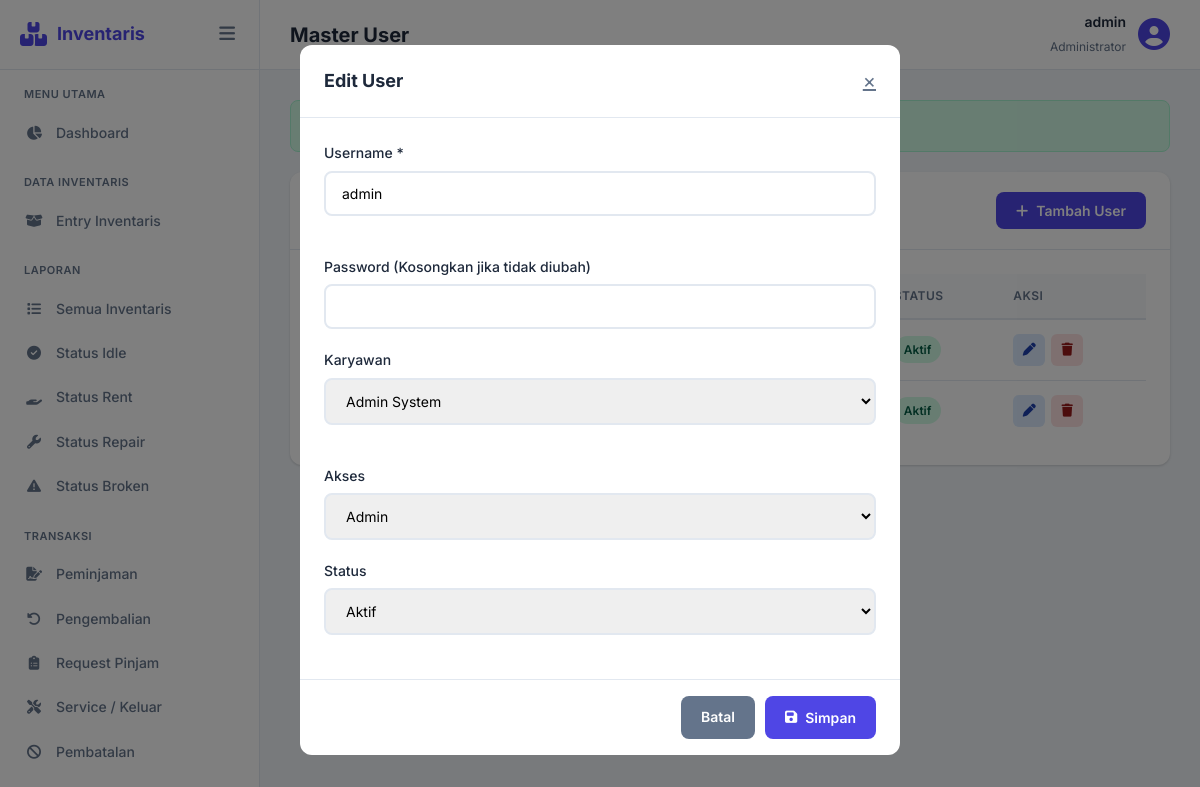
Screenshot of /pages/master/user.php?edit=1 (signed in) with the database file from the repository.
### tables this page shows
CREATE TABLE mUser (
    ID INT AUTO_INCREMENT PRIMARY KEY,
    UserName VARCHAR(100) NOT NULL UNIQUE,
    Password VARCHAR(255) NOT NULL,
    EmployeeID INT,
    Access TINYINT DEFAULT 1 COMMENT '0=Admin, 1=Karyawan',
    Status TINYINT DEFAULT 1 COMMENT '0=tidak aktif, 1=aktif',
    CreatedDate DATETIME DEFAULT CURRENT_TIMESTAMP,
    CreatedBy VARCHAR(100),
    EditDate DATETIME,
    EditBy VARCHAR(100),
    PostDate DATETIME DEFAULT CURRENT_TIMESTAMP ON UPDATE CURRENT_TIMESTAMP,
    FOREIGN KEY (EmployeeID) REFERENCES mEmployee(ID) ON DELETE SET NULL
);

CREATE TABLE mEmployee (
    ID INT AUTO_INCREMENT PRIMARY KEY,
    Code VARCHAR(50) NOT NULL UNIQUE,
    Description VARCHAR(255) NOT NULL,
    Status TINYINT DEFAULT 1 COMMENT '0=tidak aktif, 1=aktif',
    CreatedDate DATETIME DEFAULT CURRENT_TIMESTAMP,
    CreatedBy VARCHAR(100),
    EditDate DATETIME,
    EditBy VARCHAR(100),
    PostDate DATETIME DEFAULT CURRENT_TIMESTAMP ON UPDATE CURRENT_TIMESTAMP
);

### pages/master/user.php (the view, shortened to what this page needs)
<?php
require_once '../../includes/functions.php';
$db = getDB();
$users = $db->query("SELECT u.*, e.Description as EmployeeName FROM mUser u LEFT JOIN mEmployee e ON u.EmployeeID = e.ID ORDER BY u.CreatedDate DESC")->fetchAll();
$employees = $db->query("SELECT * FROM mEmployee WHERE Status=1 ORDER BY Description")->fetchAll();
$editItem = null;
if (isset($_GET['edit'])) {
    $editItem = $db->prepare("SELECT * FROM mUser WHERE ID = ?");
    $editItem->execute([(int)$_GET['edit']]);
    $editItem = $editItem->fetch();
}
include '../../includes/header.php';
?>
<div class="card">
    <div class="card-header">
        <span class="card-title"><i class="fas fa-user-shield"></i> Data User</span>
        <button class="btn btn-primary" data-modal="modalUser"><i class="fas fa-plus"></i> Tambah User</button>
    </div>
    <div class="card-body">
        <table class="data-table">
            <thead>
                <tr><th>ID</th><th>Username</th><th>Karyawan</th><th>Akses</th><th>Status</th><th>Aksi</th></tr>
            </thead>
            <tbody>
                <?php foreach ($users as $u): ?>
                <tr>
                    <td><?php echo $u['ID']; ?></td>
                    <td><strong><?php echo clean($u['UserName']); ?></strong></td>
                    <td><?php echo clean($u['EmployeeName'] ?? '-'); ?></td>
                    <td><?php echo $u['Access'] == 0 ? '<span class="badge badge-rent">Admin</span>' : '<span class="badge badge-idle">Karyawan</span>'; ?></td>
                    <td><?php echo $u['Status'] == 1 ? '<span class="badge badge-idle">Aktif</span>' : '<span class="badge badge-broken">Nonaktif</span>'; ?></td>
                    <td>
                        <div class="action-btns">
                            <a href="user.php?edit=<?php echo $u['ID']; ?>" class="btn-icon btn-edit"><i class="fas fa-pen"></i></a>
                            <form method="POST" class="delete-form" style="display:inline;">
                                <button type="submit" class="btn-icon btn-delete"><i class="fas fa-trash"></i></button>
                            </form>
                        </div>
                    </td>
                </tr>
                <?php endforeach; ?>
            </tbody>
        </table>
    </div>
</div>
<div class="modal-overlay <?php echo $editItem ? 'active' : ''; ?>" id="modalUser">
    <div class="modal">
        <div class="modal-header">
            <span class="modal-title"><?php echo $editItem ? 'Edit' : 'Tambah'; ?> User</span>
            <a href="user.php" class="modal-close">&times;</a>
        </div>
        <form method="POST">
            <div class="modal-body">
                <div class="form-grid">
                    <div class="form-group">
                        <label class="form-label">Username *</label>
                        <input type="text" name="UserName" class="form-input" value="<?php echo $editItem ? clean($editItem['UserName']) : ''; ?>" required>
                    </div>
                    <div class="form-group">
                        <label class="form-label">Password <?php echo $editItem ? '(Kosongkan jika tidak diubah)' : '*'; ?></label>
                        <input type="password" name="Password" class="form-input" <?php echo $editItem ? '' : 'required'; ?>>
                    </div>
                </div>
                <div class="form-grid">
                    <div class="form-group">
                        <label class="form-label">Karyawan</label>
                        <select name="EmployeeID" class="form-input">
                            <?php foreach ($employees as $e): ?>
                            <option value="<?php echo $e['ID']; ?>" <?php echo ($editItem && $editItem['EmployeeID'] == $e['ID']) ? 'selected' : ''; ?>><?php echo clean($e['Description']); ?></option>
                            <?php endforeach; ?>
                        </select>
                    </div>
                    <div class="form-group">
                        <label class="form-label">Akses</label>
                        <select name="Access" class="form-input">
                            <option value="0" <?php echo ($editItem && $editItem['Access']==0) ? 'selected' : ''; ?>>Admin</option>
                        </select>
                    </div>
                </div>
                <div class="form-group">
                    <label class="form-label">Status</label>
                    <select name="Status" class="form-input">
                        <option value="1" <?php echo ($editItem && $editItem['Status']==1) ? 'selected' : ''; ?>>Aktif</option>
                    </select>
                </div>
            </div>
            <div class="modal-footer">
                <a href="user.php" class="btn btn-secondary">Batal</a>
                <button type="submit" class="btn btn-primary"><i class="fas fa-save"></i> Simpan</button>
            </div>
        </form>
    </div>
</div>
<?php include '../../includes/footer.php'; ?>

### assets/style.css (style rules this page uses)
:root { --primary: #4f46e5; --primary-dark: #4338ca; --primary-light: #e0e7ff; --secondary: #64748b; --success: #10b981; --danger: #ef4444; --warning: #f59e0b; --info: #3b82f6; --dark: #1e293b; --light: #f8fafc; --border: #e2e8f0; --sidebar-width: 260px; --sidebar-collapsed: 70px; --header-height: 70px; --radius: 12px; --shadow: 0 1px 3px rgba(0,0,0,0.1), 0 1px 2px rgba(0,0,0,0.06); --shadow-lg: 0 10px 15px -3px rgba(0,0,0,0.1), 0 4px 6px -2px rgba(0,0,0,0.05); }
* { margin: 0; padding: 0; box-sizing: border-box; }
body { font-family: 'Inter', -apple-system, BlinkMacSystemFont, sans-serif; background: #f1f5f9; color: var(--dark); line-height: 1.6; }
.form-group { margin-bottom: 20px; }
.form-label { display: block; margin-bottom: 6px; font-weight: 500; font-size: 14px; color: var(--dark); }
.form-input { width: 100%; padding: 12px 16px; border: 2px solid var(--border); border-radius: 8px; font-size: 14px; transition: all 0.2s; font-family: inherit; }
.btn { display: inline-flex; align-items: center; justify-content: center; gap: 8px; padding: 10px 20px; border: none; border-radius: 8px; font-size: 14px; font-weight: 600; cursor: pointer; transition: all 0.2s; text-decoration: none; font-family: inherit; }
.btn-primary { background: var(--primary); color: white; }
.btn-secondary { background: var(--secondary); color: white; }
.card { background: white; border-radius: var(--radius); box-shadow: var(--shadow); margin-bottom: 24px; }
.card-header { padding: 20px 24px; border-bottom: 1px solid var(--border); display: flex; align-items: center; justify-content: space-between; }
.card-title { font-size: 16px; font-weight: 600; }
.card-body { padding: 24px; }
.data-table { width: 100%; border-collapse: collapse; font-size: 14px; }
.data-table th { background: #f8fafc; padding: 12px 16px; text-align: left; font-weight: 600; color: var(--secondary); font-size: 12px; text-transform: uppercase; letter-spacing: 0.5px; border-bottom: 2px solid var(--border); white-space: nowrap; }
.data-table td { padding: 14px 16px; border-bottom: 1px solid var(--border); vertical-align: middle; }
.data-table tr:last-child td { border-bottom: none; }
.badge { display: inline-flex; align-items: center; padding: 4px 10px; border-radius: 20px; font-size: 12px; font-weight: 600; }
.badge-idle { background: #d1fae5; color: #065f46; }
.badge-rent { background: #dbeafe; color: #1e40af; }
.form-grid { display: grid; grid-template-columns: repeat(auto-fit, minmax(280px, 1fr)); gap: 20px; }
select.form-input { cursor: pointer; }
.action-btns { display: flex; gap: 6px; }
.btn-icon { width: 32px; height: 32px; border-radius: 6px; display: inline-flex; align-items: center; justify-content: center; border: none; cursor: pointer; font-size: 13px; transition: all 0.2s; text-decoration: none; }
.btn-edit { background: #dbeafe; color: #1e40af; }
.btn-delete { background: #fee2e2; color: #991b1b; }
.modal-overlay { position: fixed; top: 0; left: 0; right: 0; bottom: 0; background: rgba(0,0,0,0.5); display: flex; align-items: center; justify-content: center; z-index: 1000; opacity: 0; visibility: hidden; transition: all 0.3s; }
.modal-overlay.active { opacity: 1; visibility: visible; }
.modal { background: white; border-radius: var(--radius); width: 90%; max-width: 600px; max-height: 90vh; overflow-y: auto; transform: scale(0.9); transition: transform 0.3s; }
.modal-overlay.active .modal { transform: scale(1); }
.modal-header { padding: 20px 24px; border-bottom: 1px solid var(--border); display: flex; align-items: center; justify-content: space-between; }
.modal-title { font-size: 18px; font-weight: 700; }
.modal-close { background: none; border: none; font-size: 20px; cursor: pointer; color: var(--secondary); }
.modal-body { padding: 24px; }
.modal-footer { padding: 16px 24px; border-top: 1px solid var(--border); display: flex; justify-content: flex-end; gap: 10px; }

### rows the page displays
muser: shows "Aktif", UserName "admin", EmployeeID "Admin System", Access "Admin", Status "Aktif"
muser: Status "Aktif"

### other values shown
$pageTitle "Master User"
getUserName() "admin"
